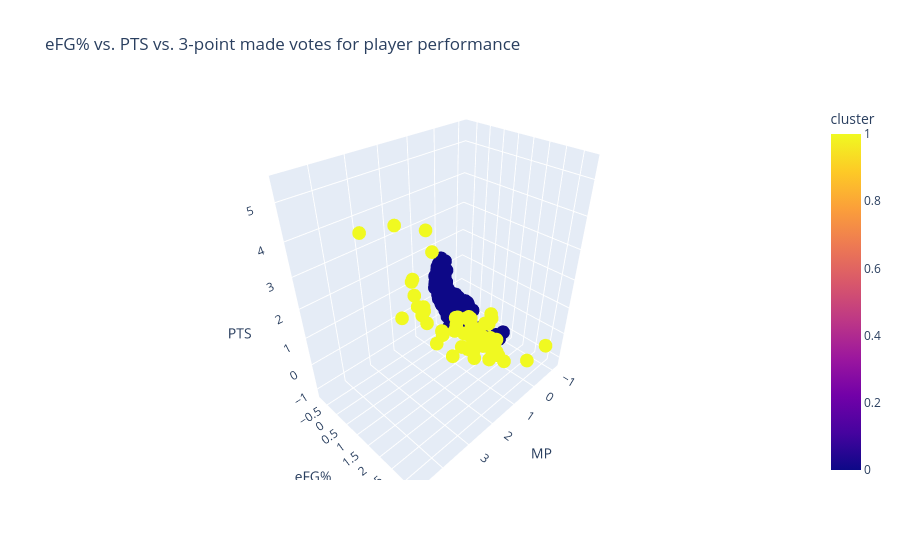

Source (notebook cell):
### Markdown cell above
### Use the recommended number of cluster (assuming it's different) to retrain your model and visualize the results

### Code cell
kmeans_obj_performance_best = KMeans(n_clusters=2, random_state=1).fit(cluster_per)
performance['cluster'] = kmeans_obj_performance_best.labels_
fig = px.scatter_3d(performance, x="MP", y="eFG%", z="PTS", color='cluster', title="eFG% vs. PTS vs. 3-point made votes for player performance")
fig.show(renderer="vscode")

### Figure 1 — Plotly figure (JSON) as saved in the notebook; plotly's stock layout.template omitted (floating-point values rounded to 4 significant figures; data arrays with more than 128 entries replaced by an {"elided": "..."} marker saying what was removed)
{"data": [{"hovertemplate": "MP=%{x}<br>eFG%=%{y}<br>PTS=%{z}<br>cluster=%{marker.color}<extra></extra>", "legendgroup": "", "marker": {"color": {"elided": "410 int values"}, "coloraxis": "coloraxis", "symbol": "circle"}, "mode": "markers", "name": "", "scene": "scene", "showlegend": false, "type": "scatter3d", "x": {"elided": "410 float values"}, "y": {"elided": "410 float values"}, "z": {"elided": "410 float values"}}], "layout": {"coloraxis": {"colorbar": {"title": {"text": "cluster"}}, "colorscale": [[0, "#0d0887"], [0.1111, "#46039f"], [0.2222, "#7201a8"], [0.3333, "#9c179e"], [0.4444, "#bd3786"], [0.5556, "#d8576b"], [0.6667, "#ed7953"], [0.7778, "#fb9f3a"], [0.8889, "#fdca26"], [1, "#f0f921"]]}, "legend": {"tracegroupgap": 0}, "scene": {"domain": {"x": [0, 1], "y": [0, 1]}, "xaxis": {"title": {"text": "MP"}}, "yaxis": {"title": {"text": "eFG%"}}, "zaxis": {"title": {"text": "PTS"}}}, "title": {"text": "eFG% vs. PTS vs. 3-point made votes for player performance"}}}
